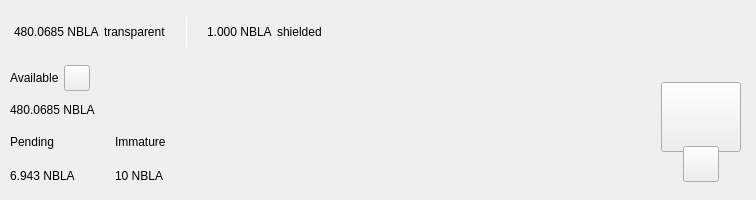
<?xml version="1.0" encoding="UTF-8"?>
<ui version="4.0">
 <class>TopBar</class>
 <widget class="QWidget" name="TopBar">
  <property name="geometry">
   <rect>
    <x>0</x>
    <y>0</y>
    <width>734</width>
    <height>200</height>
   </rect>
  </property>
  <property name="minimumSize">
   <size>
    <width>0</width>
    <height>200</height>
   </size>
  </property>
  <property name="maximumSize">
   <size>
    <width>16777215</width>
    <height>200</height>
   </size>
  </property>
  <property name="windowTitle">
   <string notr="true">N/A</string>
  </property>
  <layout class="QVBoxLayout" name="verticalLayout_10" stretch="0">
   <property name="spacing">
    <number>0</number>
   </property>
   <property name="leftMargin">
    <number>0</number>
   </property>
   <property name="topMargin">
    <number>0</number>
   </property>
   <property name="rightMargin">
    <number>0</number>
   </property>
   <property name="bottomMargin">
    <number>0</number>
   </property>
   <item>
    <widget class="PFBorderImage" name="containerTop">
     <layout class="QVBoxLayout" name="verticalLayout_11">
      <property name="spacing">
       <number>0</number>
      </property>
      <property name="leftMargin">
       <number>0</number>
      </property>
      <property name="topMargin">
       <number>0</number>
      </property>
      <property name="rightMargin">
       <number>0</number>
      </property>
      <property name="bottomMargin">
       <number>0</number>
      </property>
      <item>
       <widget class="QWidget" name="top_container_2" native="true">
        <property name="minimumSize">
         <size>
          <width>0</width>
          <height>65</height>
         </size>
        </property>
        <layout class="QHBoxLayout" name="top_container">
         <property name="spacing">
          <number>0</number>
         </property>
         <property name="leftMargin">
          <number>14</number>
         </property>
         <property name="topMargin">
          <number>0</number>
         </property>
         <property name="rightMargin">
          <number>14</number>
         </property>
         <property name="bottomMargin">
          <number>0</number>
         </property>
         <item alignment="Qt::AlignVCenter">
          <widget class="QWidget" name="widgetTopAmount" native="true">
           <property name="sizePolicy">
            <sizepolicy hsizetype="Preferred" vsizetype="Maximum">
             <horstretch>0</horstretch>
             <verstretch>0</verstretch>
            </sizepolicy>
           </property>
           <layout class="QHBoxLayout" name="horizontalLayout_5">
            <property name="spacing">
             <number>5</number>
            </property>
            <property name="leftMargin">
             <number>0</number>
            </property>
            <property name="topMargin">
             <number>0</number>
            </property>
            <property name="rightMargin">
             <number>0</number>
            </property>
            <property name="bottomMargin">
             <number>0</number>
            </property>
            <item alignment="Qt::AlignTop">
             <widget class="QLabel" name="labelAmountTopNbla">
              <property name="minimumSize">
               <size>
                <width>0</width>
                <height>36</height>
               </size>
              </property>
              <property name="styleSheet">
               <string notr="true">padding:0px;margin:0px;</string>
              </property>
              <property name="text">
               <string notr="true">480.0685 NBLA</string>
              </property>
             </widget>
            </item>
            <item>
             <widget class="QLabel" name="labelTrans">
              <property name="text">
               <string>transparent</string>
              </property>
             </widget>
            </item>
            <item>
             <spacer name="horizontalSpacer_11">
              <property name="orientation">
               <enum>Qt::Horizontal</enum>
              </property>
              <property name="sizeType">
               <enum>QSizePolicy::Fixed</enum>
              </property>
              <property name="sizeHint" stdset="0">
               <size>
                <width>15</width>
                <height>20</height>
               </size>
              </property>
             </spacer>
            </item>
            <item alignment="Qt::AlignVCenter">
             <widget class="QLabel" name="typeSpacerTop">
              <property name="minimumSize">
               <size>
                <width>1</width>
                <height>30</height>
               </size>
              </property>
              <property name="maximumSize">
               <size>
                <width>1</width>
                <height>30</height>
               </size>
              </property>
              <property name="styleSheet">
               <string notr="true">background-color:white;
padding:0px;
border:none;</string>
              </property>
              <property name="text">
               <string/>
              </property>
             </widget>
            </item>
            <item>
             <spacer name="horizontalSpacer_12">
              <property name="orientation">
               <enum>Qt::Horizontal</enum>
              </property>
              <property name="sizeType">
               <enum>QSizePolicy::Fixed</enum>
              </property>
              <property name="sizeHint" stdset="0">
               <size>
                <width>15</width>
                <height>20</height>
               </size>
              </property>
             </spacer>
            </item>
            <item alignment="Qt::AlignTop">
             <widget class="QLabel" name="labelAmountTopShieldedNbla">
              <property name="minimumSize">
               <size>
                <width>0</width>
                <height>36</height>
               </size>
              </property>
              <property name="text">
               <string notr="true">1.000 NBLA</string>
              </property>
             </widget>
            </item>
            <item>
             <widget class="QLabel" name="labelShield">
              <property name="text">
               <string>shielded</string>
              </property>
             </widget>
            </item>
           </layout>
          </widget>
         </item>
         <item>
          <spacer name="horizontalSpacer">
           <property name="orientation">
            <enum>Qt::Horizontal</enum>
           </property>
           <property name="sizeHint" stdset="0">
            <size>
             <width>40</width>
             <height>20</height>
            </size>
           </property>
          </spacer>
         </item>
         <item>
          <layout class="QHBoxLayout" name="horizontalLayout_4">
           <property name="spacing">
            <number>12</number>
           </property>
           <property name="rightMargin">
            <number>0</number>
           </property>
           <item alignment="Qt::AlignRight">
            <widget class="QWidget" name="layoutSync" native="true">
             <property name="minimumSize">
              <size>
               <width>0</width>
               <height>36</height>
              </size>
             </property>
             <property name="maximumSize">
              <size>
               <width>16777215</width>
               <height>36</height>
              </size>
             </property>
             <layout class="QVBoxLayout" name="verticalLayout_9">
              <property name="leftMargin">
               <number>0</number>
              </property>
              <property name="topMargin">
               <number>0</number>
              </property>
              <property name="rightMargin">
               <number>0</number>
              </property>
              <property name="bottomMargin">
               <number>0</number>
              </property>
              <item>
               <widget class="ExpandableButton" name="pushButtonSync" native="true">
                <property name="minimumSize">
                 <size>
                  <width>36</width>
                  <height>36</height>
                 </size>
                </property>
                <property name="maximumSize">
                 <size>
                  <width>16777215</width>
                  <height>36</height>
                 </size>
                </property>
               </widget>
              </item>
             </layout>
            </widget>
           </item>
           <item>
            <widget class="ExpandableButton" name="pushButtonHDUpgrade" native="true">
             <property name="minimumSize">
              <size>
               <width>36</width>
               <height>36</height>
              </size>
             </property>
            </widget>
           </item>
           <item>
            <widget class="ExpandableButton" name="pushButtonStack" native="true">
             <property name="minimumSize">
              <size>
               <width>36</width>
               <height>36</height>
              </size>
             </property>
            </widget>
           </item>
           <item>
            <widget class="ExpandableButton" name="pushButtonColdStaking" native="true">
             <property name="minimumSize">
              <size>
               <width>36</width>
               <height>36</height>
              </size>
             </property>
            </widget>
           </item>
           <item>
            <widget class="ExpandableButton" name="pushButtonConnection" native="true">
             <property name="minimumSize">
              <size>
               <width>36</width>
               <height>36</height>
              </size>
             </property>
            </widget>
           </item>
           <item>
            <widget class="ExpandableButton" name="pushButtonTor" native="true">
             <property name="minimumSize">
              <size>
               <width>36</width>
               <height>36</height>
              </size>
             </property>
            </widget>
           </item>
           <item>
            <widget class="ExpandableButton" name="pushButtonLock" native="true">
             <property name="sizePolicy">
              <sizepolicy hsizetype="Expanding" vsizetype="Expanding">
               <horstretch>0</horstretch>
               <verstretch>0</verstretch>
              </sizepolicy>
             </property>
             <property name="minimumSize">
              <size>
               <width>36</width>
               <height>0</height>
              </size>
             </property>
            </widget>
           </item>
           <item>
            <widget class="ExpandableButton" name="pushButtonTheme" native="true">
             <property name="minimumSize">
              <size>
               <width>36</width>
               <height>36</height>
              </size>
             </property>
             <property name="maximumSize">
              <size>
               <width>16777215</width>
               <height>36</height>
              </size>
             </property>
            </widget>
           </item>
           <item>
            <widget class="ExpandableButton" name="pushButtonFAQ" native="true">
             <property name="minimumSize">
              <size>
               <width>36</width>
               <height>36</height>
              </size>
             </property>
            </widget>
           </item>
          </layout>
         </item>
        </layout>
       </widget>
      </item>
      <item>
       <widget class="QWidget" name="bottom_container" native="true">
        <property name="minimumSize">
         <size>
          <width>0</width>
          <height>135</height>
         </size>
        </property>
        <layout class="QHBoxLayout" name="botton_container">
         <property name="leftMargin">
          <number>10</number>
         </property>
         <property name="topMargin">
          <number>0</number>
         </property>
         <property name="rightMargin">
          <number>10</number>
         </property>
         <property name="bottomMargin">
          <number>10</number>
         </property>
         <item>
          <layout class="QVBoxLayout" name="verticalLayout_7">
           <property name="spacing">
            <number>0</number>
           </property>
           <property name="leftMargin">
            <number>0</number>
           </property>
           <property name="rightMargin">
            <number>30</number>
           </property>
           <item>
            <layout class="QVBoxLayout" name="verticalLayout_2">
             <item>
              <layout class="QHBoxLayout" name="horizontalLayoutContainerAvailable">
               <property name="spacing">
                <number>5</number>
               </property>
               <item>
                <widget class="QLabel" name="labelTitle1">
                 <property name="text">
                  <string>Available</string>
                 </property>
                </widget>
               </item>
               <item>
                <widget class="QPushButton" name="pushButtonBalanceInfo">
                 <property name="minimumSize">
                  <size>
                   <width>26</width>
                   <height>26</height>
                  </size>
                 </property>
                 <property name="maximumSize">
                  <size>
                   <width>26</width>
                   <height>26</height>
                  </size>
                 </property>
                 <property name="mouseTracking">
                  <bool>true</bool>
                 </property>
                 <property name="focusPolicy">
                  <enum>Qt::NoFocus</enum>
                 </property>
                 <property name="text">
                  <string notr="true"/>
                 </property>
                 <property name="iconSize">
                  <size>
                   <width>24</width>
                   <height>24</height>
                  </size>
                 </property>
                 <property name="shortcut">
                  <string notr="true"/>
                 </property>
                </widget>
               </item>
               <item>
                <spacer name="horizontalSpacer_4">
                 <property name="orientation">
                  <enum>Qt::Horizontal</enum>
                 </property>
                 <property name="sizeType">
                  <enum>QSizePolicy::MinimumExpanding</enum>
                 </property>
                 <property name="sizeHint" stdset="0">
                  <size>
                   <width>20</width>
                   <height>20</height>
                  </size>
                 </property>
                </spacer>
               </item>
              </layout>
             </item>
             <item>
              <widget class="QLabel" name="labelAmountNbla">
               <property name="text">
                <string notr="true">480.0685 NBLA</string>
               </property>
              </widget>
             </item>
            </layout>
           </item>
           <item>
            <widget class="QWidget" name="container_imm_pend" native="true">
             <layout class="QHBoxLayout" name="horizontalLayout_2">
              <property name="spacing">
               <number>0</number>
              </property>
              <property name="leftMargin">
               <number>0</number>
              </property>
              <property name="topMargin">
               <number>0</number>
              </property>
              <property name="rightMargin">
               <number>0</number>
              </property>
              <property name="bottomMargin">
               <number>0</number>
              </property>
              <item alignment="Qt::AlignLeft">
               <widget class="QWidget" name="container_pending" native="true">
                <property name="sizePolicy">
                 <sizepolicy hsizetype="Minimum" vsizetype="Preferred">
                  <horstretch>0</horstretch>
                  <verstretch>0</verstretch>
                 </sizepolicy>
                </property>
                <layout class="QVBoxLayout" name="verticalLayout_3">
                 <property name="leftMargin">
                  <number>0</number>
                 </property>
                 <property name="topMargin">
                  <number>0</number>
                 </property>
                 <property name="rightMargin">
                  <number>0</number>
                 </property>
                 <property name="bottomMargin">
                  <number>0</number>
                 </property>
                 <item>
                  <widget class="QLabel" name="labelTitle3">
                   <property name="text">
                    <string>Pending</string>
                   </property>
                  </widget>
                 </item>
                 <item>
                  <widget class="QLabel" name="labelPendingNbla">
                   <property name="text">
                    <string notr="true">6.943 NBLA</string>
                   </property>
                  </widget>
                 </item>
                </layout>
               </widget>
              </item>
              <item>
               <spacer name="horizontalSpacer_3">
                <property name="orientation">
                 <enum>Qt::Horizontal</enum>
                </property>
                <property name="sizeType">
                 <enum>QSizePolicy::Fixed</enum>
                </property>
                <property name="sizeHint" stdset="0">
                 <size>
                  <width>40</width>
                  <height>20</height>
                 </size>
                </property>
               </spacer>
              </item>
              <item alignment="Qt::AlignLeft">
               <widget class="QWidget" name="container_immature" native="true">
                <property name="sizePolicy">
                 <sizepolicy hsizetype="Minimum" vsizetype="Preferred">
                  <horstretch>0</horstretch>
                  <verstretch>0</verstretch>
                 </sizepolicy>
                </property>
                <layout class="QVBoxLayout" name="verticalLayout_4">
                 <property name="leftMargin">
                  <number>0</number>
                 </property>
                 <property name="topMargin">
                  <number>0</number>
                 </property>
                 <property name="rightMargin">
                  <number>0</number>
                 </property>
                 <property name="bottomMargin">
                  <number>0</number>
                 </property>
                 <item>
                  <widget class="QLabel" name="labelTitle4">
                   <property name="text">
                    <string>Immature</string>
                   </property>
                  </widget>
                 </item>
                 <item>
                  <widget class="QLabel" name="labelImmatureNbla">
                   <property name="text">
                    <string notr="true">10 NBLA</string>
                   </property>
                  </widget>
                 </item>
                </layout>
               </widget>
              </item>
              <item>
               <spacer name="horizontalSpacer_5">
                <property name="orientation">
                 <enum>Qt::Horizontal</enum>
                </property>
                <property name="sizeHint" stdset="0">
                 <size>
                  <width>40</width>
                  <height>20</height>
                 </size>
                </property>
               </spacer>
              </item>
             </layout>
            </widget>
           </item>
          </layout>
         </item>
         <item>
          <spacer name="horizontalSpacer_2">
           <property name="orientation">
            <enum>Qt::Horizontal</enum>
           </property>
           <property name="sizeHint" stdset="0">
            <size>
             <width>40</width>
             <height>20</height>
            </size>
           </property>
          </spacer>
         </item>
         <item alignment="Qt::AlignHCenter|Qt::AlignVCenter">
          <widget class="QWidget" name="qrContainer" native="true">
           <property name="sizePolicy">
            <sizepolicy hsizetype="Preferred" vsizetype="Minimum">
             <horstretch>0</horstretch>
             <verstretch>0</verstretch>
            </sizepolicy>
           </property>
           <property name="minimumSize">
            <size>
             <width>90</width>
             <height>110</height>
            </size>
           </property>
           <property name="maximumSize">
            <size>
             <width>90</width>
             <height>110</height>
            </size>
           </property>
           <layout class="QVBoxLayout" name="containerQR">
            <property name="spacing">
             <number>0</number>
            </property>
            <property name="leftMargin">
             <number>5</number>
            </property>
            <property name="topMargin">
             <number>10</number>
            </property>
            <property name="rightMargin">
             <number>5</number>
            </property>
            <property name="bottomMargin">
             <number>0</number>
            </property>
            <item>
             <widget class="QPushButton" name="btnQr">
              <property name="minimumSize">
               <size>
                <width>70</width>
                <height>70</height>
               </size>
              </property>
              <property name="maximumSize">
               <size>
                <width>16777215</width>
                <height>70</height>
               </size>
              </property>
              <property name="focusPolicy">
               <enum>Qt::NoFocus</enum>
              </property>
              <property name="text">
               <string/>
              </property>
              <property name="iconSize">
               <size>
                <width>70</width>
                <height>70</height>
               </size>
              </property>
             </widget>
            </item>
            <item>
             <spacer name="verticalSpacer">
              <property name="orientation">
               <enum>Qt::Vertical</enum>
              </property>
              <property name="sizeType">
               <enum>QSizePolicy::Fixed</enum>
              </property>
              <property name="sizeHint" stdset="0">
               <size>
                <width>20</width>
                <height>20</height>
               </size>
              </property>
             </spacer>
            </item>
            <item alignment="Qt::AlignHCenter|Qt::AlignBottom">
             <widget class="QPushButton" name="pushButtonQR">
              <property name="minimumSize">
               <size>
                <width>36</width>
                <height>36</height>
               </size>
              </property>
              <property name="maximumSize">
               <size>
                <width>36</width>
                <height>36</height>
               </size>
              </property>
              <property name="focusPolicy">
               <enum>Qt::NoFocus</enum>
              </property>
              <property name="text">
               <string/>
              </property>
             </widget>
            </item>
           </layout>
          </widget>
         </item>
        </layout>
       </widget>
      </item>
     </layout>
    </widget>
   </item>
  </layout>
 </widget>
 <customwidgets>
  <customwidget>
   <class>ExpandableButton</class>
   <extends>QWidget</extends>
   <header>qt/nebulaproject/expandablebutton.h</header>
   <container>1</container>
  </customwidget>
  <customwidget>
   <class>PFBorderImage</class>
   <extends>QFrame</extends>
   <header>qt/nebulaproject/pfborderimage.h</header>
   <container>1</container>
  </customwidget>
 </customwidgets>
 <resources/>
 <connections/>
</ui>
